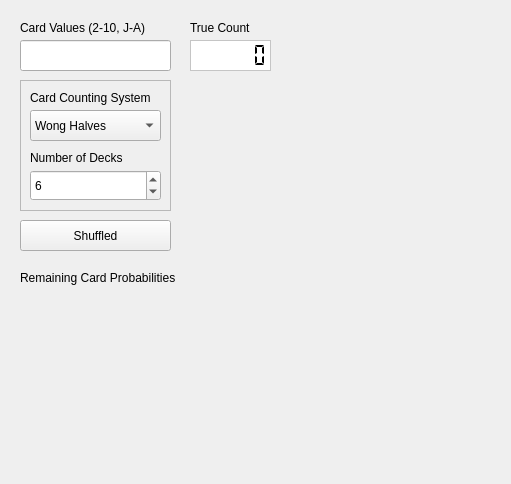
<?xml version="1.0" encoding="UTF-8"?>
<ui version="4.0">
 <class>MainWindow</class>
 <widget class="QMainWindow" name="MainWindow">
  <property name="geometry">
   <rect>
    <x>0</x>
    <y>0</y>
    <width>511</width>
    <height>484</height>
   </rect>
  </property>
  <property name="windowTitle">
   <string>MainWindow</string>
  </property>
  <widget class="QWidget" name="centralwidget">
   <widget class="QSpinBox" name="deckCount">
    <property name="geometry">
     <rect>
      <x>30</x>
      <y>170</y>
      <width>131</width>
      <height>31</height>
     </rect>
    </property>
    <property name="font">
     <font>
      <family>Arial</family>
      <pointsize>9</pointsize>
     </font>
    </property>
    <property name="minimum">
     <number>1</number>
    </property>
    <property name="value">
     <number>6</number>
    </property>
   </widget>
   <widget class="QLabel" name="label">
    <property name="geometry">
     <rect>
      <x>30</x>
      <y>150</y>
      <width>131</width>
      <height>16</height>
     </rect>
    </property>
    <property name="font">
     <font>
      <family>Arial</family>
      <pointsize>9</pointsize>
     </font>
    </property>
    <property name="text">
     <string>Number of Decks</string>
    </property>
   </widget>
   <widget class="QLabel" name="label_2">
    <property name="geometry">
     <rect>
      <x>20</x>
      <y>20</y>
      <width>131</width>
      <height>16</height>
     </rect>
    </property>
    <property name="font">
     <font>
      <family>Arial</family>
      <pointsize>9</pointsize>
      <weight>50</weight>
      <bold>false</bold>
     </font>
    </property>
    <property name="text">
     <string>Card Values (2-10, J-A)</string>
    </property>
    <property name="alignment">
     <set>Qt::AlignLeading|Qt::AlignLeft|Qt::AlignVCenter</set>
    </property>
    <property name="wordWrap">
     <bool>false</bool>
    </property>
   </widget>
   <widget class="QPushButton" name="shuffled">
    <property name="geometry">
     <rect>
      <x>20</x>
      <y>220</y>
      <width>151</width>
      <height>31</height>
     </rect>
    </property>
    <property name="font">
     <font>
      <family>Arial</family>
      <pointsize>9</pointsize>
     </font>
    </property>
    <property name="text">
     <string>Shuffled</string>
    </property>
   </widget>
   <widget class="QLabel" name="label_3">
    <property name="geometry">
     <rect>
      <x>190</x>
      <y>20</y>
      <width>91</width>
      <height>16</height>
     </rect>
    </property>
    <property name="font">
     <font>
      <family>Arial</family>
      <pointsize>9</pointsize>
     </font>
    </property>
    <property name="text">
     <string>True Count</string>
    </property>
   </widget>
   <widget class="QLCDNumber" name="lcdNumber">
    <property name="geometry">
     <rect>
      <x>190</x>
      <y>40</y>
      <width>81</width>
      <height>31</height>
     </rect>
    </property>
    <property name="font">
     <font>
      <family>Arial</family>
      <pointsize>9</pointsize>
     </font>
    </property>
    <property name="styleSheet">
     <string notr="true">background-color: rgb(255, 255, 255);</string>
    </property>
    <property name="frameShape">
     <enum>QFrame::StyledPanel</enum>
    </property>
    <property name="frameShadow">
     <enum>QFrame::Sunken</enum>
    </property>
    <property name="digitCount">
     <number>6</number>
    </property>
    <property name="segmentStyle">
     <enum>QLCDNumber::Flat</enum>
    </property>
    <property name="value" stdset="0">
     <double>0.000000000000000</double>
    </property>
   </widget>
   <widget class="QLineEdit" name="textInput">
    <property name="geometry">
     <rect>
      <x>20</x>
      <y>40</y>
      <width>151</width>
      <height>31</height>
     </rect>
    </property>
    <property name="font">
     <font>
      <family>Arial</family>
      <pointsize>9</pointsize>
     </font>
    </property>
   </widget>
   <widget class="QLabel" name="label_4">
    <property name="geometry">
     <rect>
      <x>30</x>
      <y>90</y>
      <width>131</width>
      <height>16</height>
     </rect>
    </property>
    <property name="font">
     <font>
      <family>Arial</family>
      <pointsize>9</pointsize>
     </font>
    </property>
    <property name="text">
     <string>Card Counting System</string>
    </property>
   </widget>
   <widget class="QComboBox" name="countingSystem">
    <property name="geometry">
     <rect>
      <x>30</x>
      <y>110</y>
      <width>131</width>
      <height>31</height>
     </rect>
    </property>
    <property name="font">
     <font>
      <family>Arial</family>
      <pointsize>9</pointsize>
     </font>
    </property>
    <item>
     <property name="text">
      <string>Wong Halves</string>
     </property>
    </item>
    <item>
     <property name="text">
      <string>Omega II</string>
     </property>
    </item>
    <item>
     <property name="text">
      <string>Hi-Lo</string>
     </property>
    </item>
   </widget>
   <widget class="QFrame" name="frame">
    <property name="geometry">
     <rect>
      <x>20</x>
      <y>80</y>
      <width>151</width>
      <height>131</height>
     </rect>
    </property>
    <property name="font">
     <font>
      <pointsize>9</pointsize>
     </font>
    </property>
    <property name="frameShape">
     <enum>QFrame::StyledPanel</enum>
    </property>
    <property name="frameShadow">
     <enum>QFrame::Sunken</enum>
    </property>
   </widget>
   <widget class="QLabel" name="label_5">
    <property name="geometry">
     <rect>
      <x>20</x>
      <y>270</y>
      <width>171</width>
      <height>16</height>
     </rect>
    </property>
    <property name="font">
     <font>
      <family>Arial</family>
      <pointsize>9</pointsize>
     </font>
    </property>
    <property name="text">
     <string>Remaining Card Probabilities</string>
    </property>
   </widget>
   <widget class="QWidget" name="trueCountWidget" native="true">
    <property name="geometry">
     <rect>
      <x>190</x>
      <y>80</y>
      <width>301</width>
      <height>171</height>
     </rect>
    </property>
    <layout class="QVBoxLayout" name="verticalLayout"/>
   </widget>
   <widget class="QWidget" name="remainingCardWidget" native="true">
    <property name="geometry">
     <rect>
      <x>20</x>
      <y>289</y>
      <width>471</width>
      <height>171</height>
     </rect>
    </property>
    <layout class="QVBoxLayout" name="verticalLayout_2"/>
   </widget>
   <zorder>frame</zorder>
   <zorder>deckCount</zorder>
   <zorder>label</zorder>
   <zorder>label_2</zorder>
   <zorder>shuffled</zorder>
   <zorder>label_3</zorder>
   <zorder>lcdNumber</zorder>
   <zorder>textInput</zorder>
   <zorder>label_4</zorder>
   <zorder>countingSystem</zorder>
   <zorder>label_5</zorder>
   <zorder>trueCountWidget</zorder>
   <zorder>remainingCardWidget</zorder>
  </widget>
 </widget>
 <resources/>
 <connections/>
</ui>
